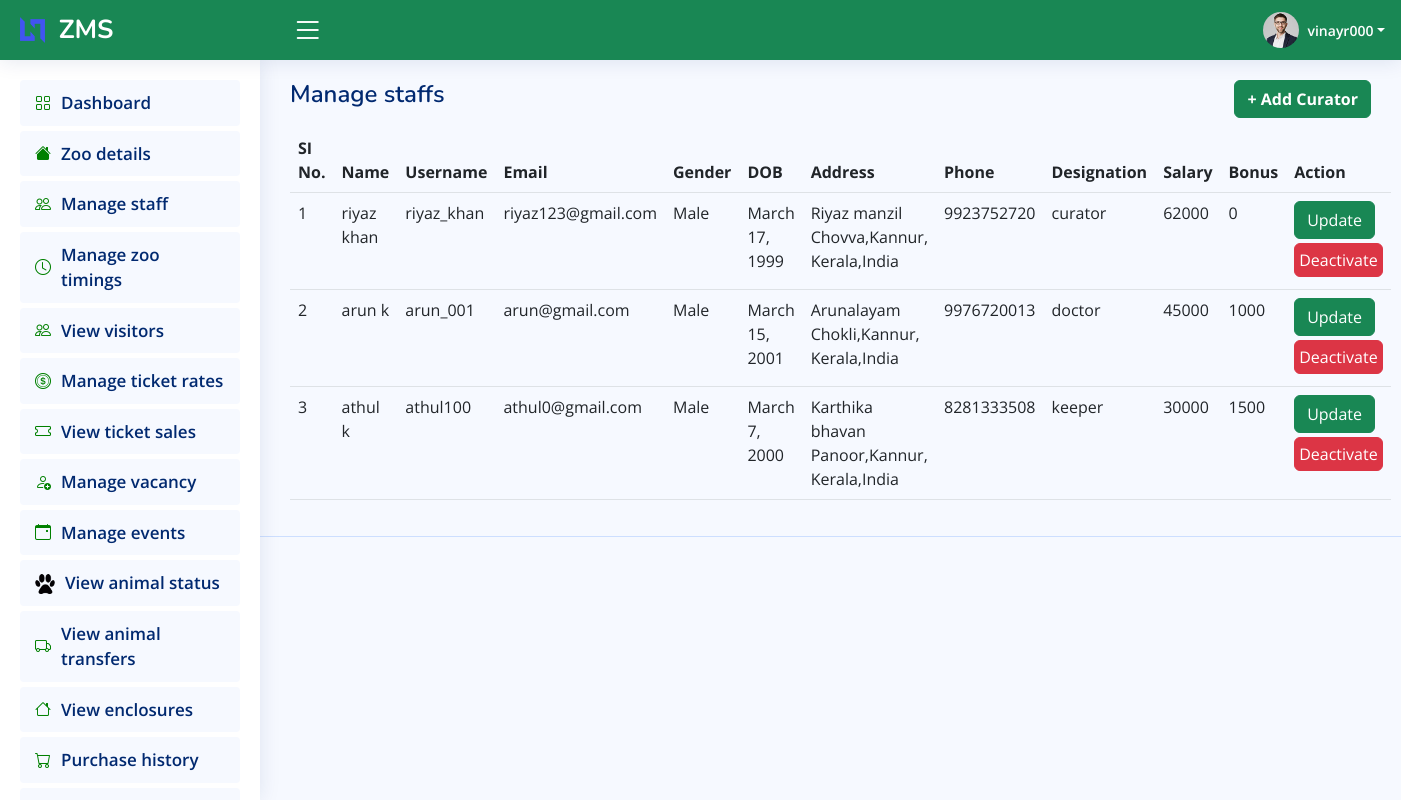
The app's page /director/manage_staff/ (signed in) with its own data.
### accounts/models.py (models this page shows)
class Users(AbstractUser):
    gen_choice = (('m','male'),('f','female'))
    con_choice = (('Afghanistan', 'Afghanistan'),('Albania', 'Albania'),('Algeria', 'Algeria'),('Andorra', 'Andorra'),('Angola', 'Angola'),('Antigua and Barbuda', 'Antigua and Barbuda'),('Argentina', 'Argentina'),('Armenia', 'Armenia'),('Australia', 'Australia'),('Austria', 'Austria'),('Azerbaijan', 'Azerbaijan'),('Bahamas', 'Bahamas'),('Bahrain', 'Bahrain'),('Bangladesh', 'Bangladesh'),('Barbados', 'Barbados'),('Belarus', 'Belarus'),('Belgium', 'Belgium'),('Belize', 'Belize'),('Benin', 'Benin'),('Bhutan', 'Bhutan'),('Bolivia', 'Bolivia'),('Bosnia and Herzegovina', 'Bosnia and Herzegovina'),('Botswana', 'Botswana'),('Brazil', 'Brazil'),
        ('Brunei', 'Brunei'),('Bulgaria', 'Bulgaria'),('Burkina Faso', 'Burkina Faso'),('Burundi', 'Burundi'),('Cabo Verde', 'Cabo Verde'),('Cambodia', 'Cambodia'),('Cameroon', 'Cameroon'),('Canada', 'Canada'),('Central African Republic', 'Central African Republic'),('Chad', 'Chad'),('Chile', 'Chile'),('China', 'China'),('Colombia', 'Colombia'),('Comoros', 'Comoros'),('Congo', 'Congo'),('Costa Rica', 'Costa Rica'),('Croatia', 'Croatia'),('Cuba', 'Cuba'),('Cyprus', 'Cyprus'),('Czech Republic', 'Czech Republic'),('Denmark', 'Denmark'),('Djibouti', 'Djibouti'),('Dominica', 'Dominica'),('Dominican Republic', 'Dominican Republic'),('Ecuador', 'Ecuador'),
        ('Egypt', 'Egypt'),('El Salvador', 'El Salvador'),('Equatorial Guinea', 'Equatorial Guinea'),('Eritrea', 'Eritrea'),('Estonia', 'Estonia'),('Eswatini', 'Eswatini'),('Ethiopia', 'Ethiopia'),('Fiji', 'Fiji'),('Finland', 'Finland'),('France', 'France'),('Gabon', 'Gabon'),('Gambia', 'Gambia'),('Georgia', 'Georgia'),('Germany', 'Germany'),('Ghana', 'Ghana'),('Greece', 'Greece'),('Grenada', 'Grenada'),('Guatemala', 'Guatemala'),('Guinea', 'Guinea'),('Guinea-Bissau', 'Guinea-Bissau'),('Guyana', 'Guyana'),('Haiti', 'Haiti'),('Honduras', 'Honduras'),('Hungary', 'Hungary'),('Iceland','Iceland'),("India", "India"),("Indonesia", "Indonesia"),("Iran", "Iran"),
        ("Iraq", "Iraq"),("Ireland", "Ireland"),('Israel', 'Israel'),('Italy', 'Italy'),('Jamaica', 'Jamaica'),('Japan', 'Japan'),('Jordan', 'Jordan'),('Kazakhstan', 'Kazakhstan'),('Kenya', 'Kenya'),('Kiribati', 'Kiribati'),('North Korea', 'North Korea'),('South Korea', 'South Korea'),('Kuwait', 'Kuwait'),('Kyrgyzstan', 'Kyrgyzstan'),('Laos', 'Laos'),('Latvia', 'Latvia'),('Lebanon', 'Lebanon'),('Lesotho', 'Lesotho'),('Liberia', 'Liberia'),('Libya', 'Libya'),('Liechtenstein', 'Liechtenstein'),('Lithuania', 'Lithuania'),('Luxembourg', 'Luxembourg'),('Madagascar', 'Madagascar'),('Malawi', 'Malawi'),('Malaysia', 'Malaysia'),('Maldives', 'Maldives'),('Mali', 'Mali'),
        ('Malta', 'Malta'),('Marshall Islands', 'Marshall Islands'),('Mauritania', 'Mauritania'),('Mauritius', 'Mauritius'),('Mexico', 'Mexico'),('Micronesia', 'Micronesia'),('Moldova', 'Moldova'),('Monaco', 'Monaco'),('Mongolia', 'Mongolia'),('Montenegro', 'Montenegro'),('Morocco', 'Morocco'),('Mozambique', 'Mozambique'),('Myanmar', 'Myanmar'),('Namibia', 'Namibia'),('Nauru', 'Nauru'),('Nepal', 'Nepal'),('Netherlands', 'Netherlands'),('New Zealand', 'New Zealand'),('Nicaragua', 'Nicaragua'),('Niger', 'Niger'),('Nigeria', 'Nigeria'),('North Macedonia', 'North Macedonia'),('Norway', 'Norway'),('Oman', 'Oman'),('Pakistan', 'Pakistan'),('Palau', 'Palau'),('Panama', 'Panama'),
        ('Papua New Guinea', 'Papua New Guinea'),('Paraguay', 'Paraguay'),('Peru', 'Peru'),('Philippines', 'Philippines'),('Poland', 'Poland'),('Portugal', 'Portugal'),('Qatar', 'Qatar'),('Romania', 'Romania'),('Russia', 'Russia'),('Rwanda', 'Rwanda'),('Saint Kitts and Nevis', 'Saint Kitts and Nevis'),('Saint Lucia', 'Saint Lucia'),('Saint Vincent and the Grenadines', 'Saint Vincent and the Grenadines'),('Samoa', 'Samoa'),('San Marino', 'San Marino'), ('Sao Tome and Principe','Sao Tome and Principe'), ('Saudi Arabia','Saudi Arabia'), ('Senegal','Senegal'), ('Serbia','Serbia'), ('Seychelles','Seychelles'), ('Sierra Leone','Sierra Leone'),('Singapore','Singapore'), ('Slovakia','Slovakia'),
        ('Slovenia','Slovenia'), ('Solomon Islands','Solomon Islands'), ('Somalia','Somalia'), ('South Africa','South Africa'), ('South Sudan','South Sudan'), ('Spain','Spain'), ('Sri Lanka','Sri Lanka'), ('Sudan','Sudan'), ('Suriname','Suriname'), ('Sweden','Sweden'), ('Switzerland','Switzerland'), ('Syria','Syria'), ('Taiwan','Taiwan'), ('Tajikistan','Tajikistan'), ('Tanzania','Tanzania'), ('Thailand','Thailand'), ('Timor-Leste','Timor-Leste'), ('Togo','Togo'), ('Tonga','Tonga'), ('Trinidad and Tobago','Trinidad and Tobago'), ('Tunisia','Tunisia'), ('Turkey','Turkey'), ('Turkmenistan','Turkmenistan'), ('Tuvalu','Tuvalu'), ('Uganda','Uganda'), ('Ukraine','Ukraine'),
        ('United Arab Emirates','United Arab Emirates'), ('United Kingdom','United Kingdom'), ('United States','United States'), ('Uruguay','Uruguay'), ('Uzbekistan','Uzbekistan'), ('Vanuatu','Vanuatu'), ('Vatican City','Vatican City'), ('Venezuela','Venezuela'), ('Vietnam','Vietnam'), ('Yemen','Yemen'), ('Zambia','Zambia'), ('Zimbabwe','Zimbabwe')
    )
    gender = models.CharField(max_length=1,choices=gen_choice)
    dob = models.DateField(null=True,blank=True)
    country = models.CharField(max_length=32,choices=con_choice)
    state = models.CharField(max_length=30)
    city = models.CharField(max_length=20)
    street = models.CharField(max_length=20)
    pincode = models.IntegerField(null=True,blank=True)
    house_name = models.CharField(max_length=50)
    phone = models.BigIntegerField(default=0)
    usertype = models.CharField(max_length=15)
    profile = models.ImageField(upload_to="DP",max_length=300,verbose_name="profile photo",default="null")
    id_card = models.FileField(upload_to="id",max_length=300)
    def __str__(self):
        return self.username

class Staffs(models.Model):
    desig = models.CharField(max_length=20,verbose_name="Designation")
    salary = models.BigIntegerField()
    bonus = models.IntegerField(default=0)
    user = models.ForeignKey(to=Users,on_delete=models.CASCADE)

### Director/views.py (the view)
# urls.py: path('manage_staff/',staffList,name="director_manage_staff"),
@login_required()
def staffList(request):
    staffObj = Staffs.objects.exclude(desig = 'director')
    return render(request,'view staffs.html',{'staffs':staffObj})

### Director/templates/view staffs.html (shortened to what this page needs)
{% extends 'shared/directorpanel.html' %}
{% block pagetitle %}
<div class="d-flex justify-content-between">
    <h1>Manage staffs</h1>
    <a href="{% url 'director_add_curator' %}" class="btn btn-success text-white" style="width:max-content;"> <b>+ Add Curator</b> </a>
</div>
{% endblock pagetitle %}
{% block display %}
    <div class="row">
        <div class="col-sm-12">
            <table class="table table-stripped datatable" style="height: inherit;">
                <thead>
                    <tr>
                        <th>SI No.</th>
                        <th>Name</th>
                        <th>Username</th>
                        <th>Email</th>
                        <th>Gender</th>
                        <th>DOB</th>
                        <th>Address</th>
                        <th>Phone</th>
                        <th>Designation</th>
                        <th>Salary</th>
                        <th>Bonus</th>
                        <th>Action</th>
                    </tr>
                </thead>
                {% for staff in staffs %}
                <tr>
                    <td>{{forloop.counter}}</td>
                    <td>{{staff.user.first_name}} {{staff.user.last_name}}</td>
                    <td>{{staff.user.username}}</td>
                    <td>{{staff.user.email}}</td>
                    {% if staff.user.gender == 'm' %}
                    <td>Male</td>
                    {% else %}
                    <td>Female</td>
                    {% endif %}
                    <td>{{staff.user.dob}}</td>
                    <td>{{staff.user.house_name}} <br> {{staff.user.street}},{{staff.user.city}},<br>{{staff.user.state}},{{staff.user.country}}</td>
                    <td>{{staff.user.phone}}</td>
                    <td>{{staff.desig}}</td>
                    <td>{{staff.salary}}</td>
                    <td>{{staff.bonus}}</td>
                    <td><a href="{% url 'director_update_staff' staff.user.id %}" class="btn btn-success text-white">
                        Update
                        </a>
                    {% if staff.user.is_active == 1 %}
                    <a href="{% url 'director_change_staffstatus' staff.user.id %}" onclick="return confirm('Are you sure?')" class="btn btn-danger text-white activate p-1 my-1" style="padding-top: 0;">
                        Deactivate
                    </a>
                    {% else %}
                    <a href="{% url 'director_change_staffstatus' staff.user.id %}" onclick="return confirm('Are you sure?')" class="btn btn-success text-white activate p-1 my-1" style="padding-top: 0;">
                        Activate
                    </a>
                    {% endif %}
                    </td>
                </tr>
                {% endfor %}
            </table>
        </div>
    </div>
{% endblock display %}

### Director/templates/shared/directorpanel.html (shortened to what this page needs)
<!DOCTYPE html>
<html lang="en">
{% load static %}
<head>
  <link href="{% static 'assets/vendor/bootstrap/css/bootstrap.min.css' %}" rel="stylesheet">
  <link href="{% static 'assets/vendor/bootstrap-icons/bootstrap-icons.css' %}" rel="stylesheet">
  <link href="{% static 'assets/vendor/boxicons/css/boxicons.min.css' %}" rel="stylesheet">
  <link href="{% static 'assets/vendor/quill/quill.snow.css' %}" rel="stylesheet">
  <link href="{% static 'assets/vendor/quill/quill.bubble.css' %}" rel="stylesheet">
  <link href="{% static 'assets/vendor/remixicon/remixicon.css' %}" rel="stylesheet">
  <link href="{% static 'assets/vendor/simple-datatables/style.css' %}" rel="stylesheet">
  <link href="{% static 'assets/css/buttons.dataTables.min.css' %}" rel="stylesheet">
  <link href="{% static 'assets/css/jquery.dataTables.min.css' %}" rel="stylesheet">
  <link href="{% static 'assets/css/style.css' %}" rel="stylesheet">
</head>
<body>
  <header id="header" class="header bg-success fixed-top d-flex align-items-center">
    <div class="d-flex align-items-center justify-content-between" style="width:22%">
      <a href="index.html" class="logo d-flex align-items-center">
        <img src="{% static 'assets/img/logo.png' %}" alt="">&nbsp;&nbsp;
        <span class="d-none d-lg-block text-white">ZMS</span>
      </a>
      <i class="bi bi-list toggle-sidebar-btn text-white"></i>
    </div>
    <nav class="header-nav ms-auto">
      <ul class="d-flex align-items-center">
        <li class="nav-item dropdown pe-3">
          <a class="nav-link nav-profile d-flex align-items-center pe-0" href="#" data-bs-toggle="dropdown">
            <img src="{% static 'assets/img/profile-img.jpg' %}" alt="Profile" class="rounded-circle">
            <span class="d-none d-md-block dropdown-toggle ps-2 text-white">{{user}}</span>
          </a>
        </li>
      </ul>
    </nav>
  </header>
  <aside id="sidebar" class="sidebar">
    <ul class="sidebar-nav" id="sidebar-nav">
      <li class="nav-item">
        <a class="nav-link " href="{% url 'director_home' %}">
          <i class="bi bi-grid"></i>
          <span>Dashboard</span>
        </a>
      </li>
      <li class="nav-item">
        <a class="nav-link " href="{% url 'director_view_zoo_details' %}">
            <i class="bi bi-house-fill"></i>
            <span>Zoo details</span>
        </a>
      </li>
      <li class="nav-item">
        <a class="nav-link " href="{% url 'director_manage_staff' %}">
            <i class="bi bi-people"></i>
            <span>Manage staff</span>
        </a>
      </li>
      <li class="nav-item">
        <a class="nav-link " href="{% url 'director_manage_zoo_time' %}">
            <i class="bi bi-clock"></i>
            <span>Manage zoo timings</span>
        </a>
      </li>
      <li class="nav-item">
        <a class="nav-link " href="{% url 'director_view_visitors' %}">
            <i class="bi bi-people"></i>
            <span>View visitors</span>
        </a>
      </li>
      <li class="nav-item">
        <a class="nav-link " href="{% url 'director_manage_ticket_rate' %}">
            <i class="bi bi-coin"></i>
            <span>Manage ticket rates</span>
        </a>
      </li>
      <li class="nav-item">
        <a class="nav-link " href="{% url 'director_view_ticket_sales' %}">
            <i class="bi bi-ticket"></i>
            <span>View ticket sales</span>
        </a>
      </li>
      <li class="nav-item">
        <a class="nav-link " href="{% url 'director_manage_vacancy' %}">
            <i class="bi bi-person-add"></i>
            <span>Manage vacancy</span>
        </a>
      </li>
      <li class="nav-item">
        <a class="nav-link " href="{% url 'director_manage_events' %}">
            <i class="bi-calendar-event"></i>
            <span>Manage events</span>
        </a>
      </li>
      <li class="nav-item">
        <a class="nav-link " href="{% url 'director_view_animals' %}">
            <i>
            </i>
            <span>View animal status</span>
        </a>
      </li>
      <li class="nav-item">
        <a class="nav-link " href="{% url 'director_view_transfer_details' %}">
            <i class="bi bi-truck"></i>
            <span>View animal transfers</span>
        </a>
      </li>
      <li class="nav-item">
        <a class="nav-link " href="{% url 'director_view_enclosures' %}">
            <i class="bi bi-house"></i>
            <span>View enclosures</span>
        </a>
      </li>
      <li class="nav-item">
        <a class="nav-link " href="{% url 'director_view_purchase_history' %}">
            <i class="bi bi-cart"></i>
            <span>Purchase history</span>
        </a>
      </li>
      <li class="nav-item">
        <a class="nav-link " href="{% url 'director_manage_sponsers' %}">
        </a>
      </li>
    </ul>
  </aside>
  <main id="main" class="main">
    <div class="pagetitle">
        {% block pagetitle %}{% endblock pagetitle %}
    </div>
    <section class="section dashboard">
      <div class="row">
        {% block display %}
        {% endblock display %}
      </div>
    </section>
  </main>
  <footer id="footer" class="footer">
  </footer>
</body>
</html>

### static/assets/css/style.css (style rules this page uses)
:root { scroll-behavior: smooth; }
body { font-family: "Open Sans", sans-serif; background: #f6f9ff; color: #444444; }
a { color: #4154f1; text-decoration: none; }
h1, h2, h3, h4, h5, h6 { font-family: "Nunito", sans-serif; }
#main { margin-top: 60px; padding: 20px 30px; transition: all 0.3s; }
.pagetitle { margin-bottom: 10px; }
.pagetitle h1 { font-size: 24px; margin-bottom: 0; font-weight: 600; color: #012970; }
.logo { line-height: 1; }
@media (min-width: 1200px) { .logo { width: 280px; } }
.logo img { max-height: 26px; margin-right: 6px; }
.logo span { font-size: 26px; font-weight: 700; color: #012970; font-family: "Nunito", sans-serif; }
.header { transition: all 0.5s; z-index: 997; height: 60px; box-shadow: 0px 2px 20px rgba(1, 41, 112, 0.1); background-color: #fff; padding-left: 20px; }
.header .toggle-sidebar-btn { font-size: 32px; padding-left: 10px; cursor: pointer; color: #012970; }
.header-nav ul { list-style: none; }
.header-nav>ul { margin: 0; padding: 0; }
.header-nav .nav-profile { color: #012970; }
.header-nav .nav-profile img { max-height: 36px; }
.header-nav .nav-profile span { font-size: 14px; font-weight: 600; }
.sidebar { position: fixed; top: 60px; left: 0; bottom: 0; width: 260px; z-index: 996; transition: all 0.3s; padding: 20px; overflow-y: auto; scrollbar-width: thin; scrollbar-color: #aab7cf transparent; box-shadow: 0px 0px 20px rgba(1, 41, 112, 0.1); background-color: #fff; }
@media (min-width: 1200px) { #main, #footer { margin-left: 260px; } }
.sidebar-nav { padding: 0; margin: 0; list-style: none; }
.sidebar-nav li { padding: 0; margin: 0; list-style: none; }
.sidebar-nav .nav-item { margin-bottom: 5px; }
.sidebar-nav .nav-link { display: flex; align-items: center; font-size: 17px; font-weight: 600; color: #012970; transition: 0.3; background: #f6f9ff; padding: 10px 15px; border-radius: 4px; }
.sidebar-nav .nav-link i { font-size: 16px; margin-right: 10px; color: green; }
.footer { padding: 20px 0; font-size: 14px; transition: all 0.3s; border-top: 1px solid #cddfff; }

### records on screen
Users: username "vinayr000"
Staffs: user.first_name "riyaz", user.last_name "khan", user.username "riyaz_khan", user.email "riyaz123@gmail.com", shows "Male", user.dob "March 17, 1999", user.house_name "Riyaz manzil", user.street "Chovva", user.city "Kannur", user.state "Kerala", user.country "India", user.phone "9923752720", desig "curator", salary "62000", bonus "0", shows "Deactivate"
Staffs: user.first_name "arun", user.last_name "k", user.username "arun_001", user.email "arun@gmail.com", shows "Male", user.dob "March 15, 2001", user.house_name "Arunalayam", user.street "Chokli", user.city "Kannur", user.state "Kerala", user.country "India", user.phone "9976720013", desig "doctor", salary "45000", bonus "1000", shows "Deactivate"
Staffs: user.first_name "athul", user.last_name "k", user.username "athul100", user.email "athul0@gmail.com", shows "Male", user.dob "March 7, 2000", user.house_name "Karthika bhavan", user.street "Panoor", user.city "Kannur", user.state "Kerala", user.country "India", user.phone "8281333508", desig "keeper", salary "30000", bonus "1500", shows "Deactivate"
